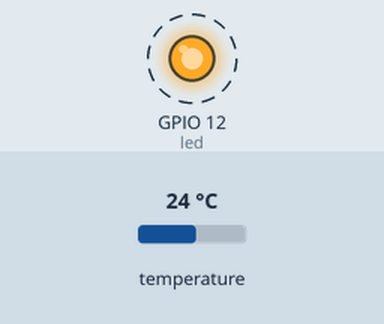
This program was run on a simulated ESP8266 board running MicroPython. Shown: output pins drawn as LEDs (lit = HIGH). Dashed ring = blinking. Inputs (shaded band) come from the test bench; at power-on: temperature 24 °C. What the program prints to the serial console is not drawn.

Above: at 0.4 s.
Timing chart, 0 to 4.1 s (numbered marks = the images above):
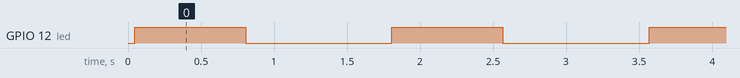

The program:

ds18b20.py
```python
# demo readings from DS18B20 temperarure sensor
# Test: WeMOS D1 Mini Pro - sensor attached to D5 (GPIO14)
# Note: sensor makes use of OneWire protocol
# 2017_0809 PePo initial version
from micropython import const
import machine, time
import onewire, ds18x20

__SENSOR_PIN = const(14) # WeMOS D1 mini D5
__LED_PIN = const(12) # WeMOS D1 mini D6

# create onewire object on GPIO-pin
ow = onewire.OneWire(machine.Pin(__SENSOR_PIN))
print('OneWire bus devices:', ow.scan())
#output: [bytearray(b'(\xff\xa1/\x83\x16\x03~')]

# led: on = T-measurement, off=else
led = machine.Pin(__LED_PIN, machine.Pin.OUT)
led.off()

#create a sensor-object
ds = ds18x20.DS18X20(ow)
roms = ds.scan()
while True:
    led.on()
    ds.convert_temp()
    time.sleep_ms(750)
    for rom in roms:
        print('Temperature {0:0.2f} C'.format(ds.read_temp(rom)))
        led.off()
        time.sleep(1.0)
```

Measured:
- by itself, GPIO 12 (led): alternates HIGH for 0.76 s and LOW for 1.0 s
